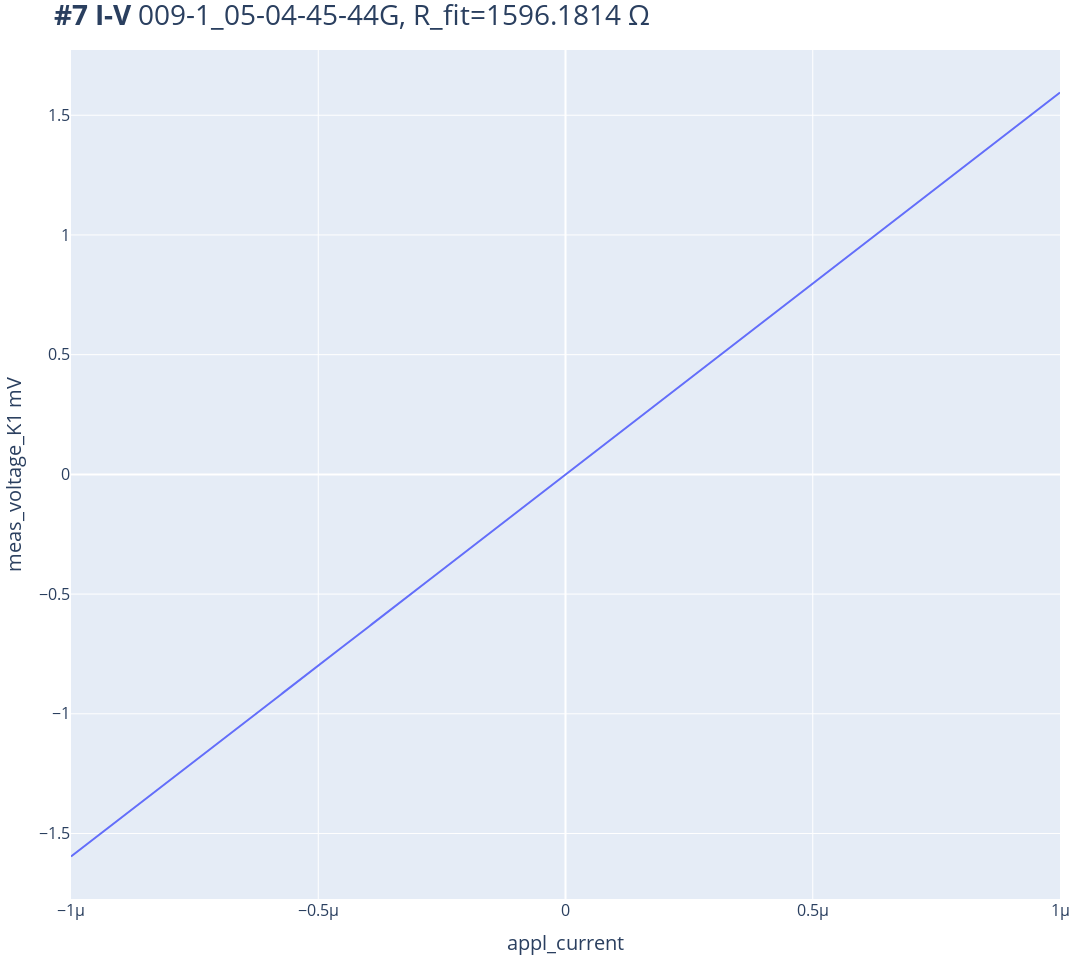
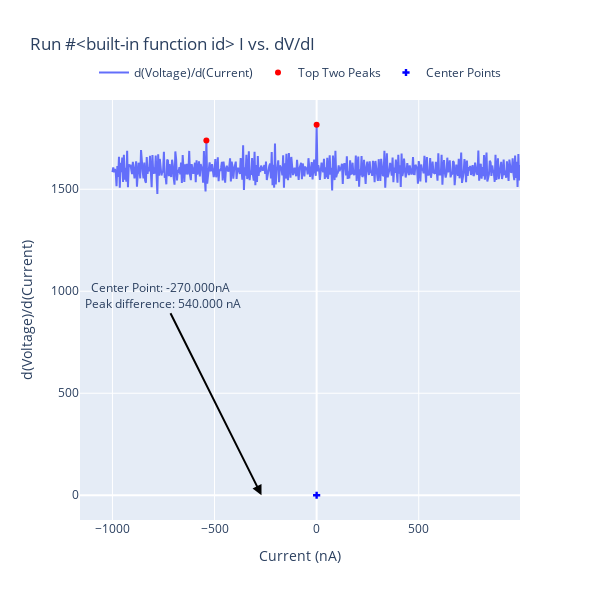

Notebook code for these charts, in order:
### Code cell
I_range=1e-6
K2440.output(1)
appl_current(-I_range) #Limit:1e-5 Amp(1MOhms risistor),1e-6 Amp(10MOhms risistor)
sleep(2)
# station.snapshot(update=True);
exp = qc.new_experiment('I-V', sample_name='009-1_05-04-45-44G')
dataid = do1d(appl_current, -I_range ,I_range, 501, 0.03, meas_voltage_K1)
appl_current(0)
K2440.output(0)

plot_by_id(dataid)
#save_path = r"C:\qcodes\personal_scripts\Albert\104\Plot\104_{}.png".format(dataid)  # Path to save the plot image
#autosave_plot_by_id(dataid, save_path)
print(f"R = {get_R_from_IV(dataid)}")
# dataset = qc.load_by_id(dataid)
IV(dataid)
IV_diff(dataid)

### Figure 1 — Plotly figure (JSON) as saved in the notebook; plotly's stock layout.template omitted (floating-point values rounded to 4 significant figures; data arrays with more than 128 entries replaced by an {"elided": "..."} marker saying what was removed)
{"data": [{"mode": "lines", "name": "Voltage vs. Current", "type": "scatter", "x": {"elided": "501 float values"}, "y": {"elided": "501 float values"}}], "layout": {"height": 960, "margin": {"b": 10, "l": 10, "r": 10, "t": 50}, "title": {"font": {"size": 28}, "text": "<b>#7 I-V</b> 009-1_05-04-45-44G, R_fit=1596.1814 Ω"}, "width": 1080, "xaxis": {"tickfont": {"size": 16}, "title": {"font": {"size": 20}, "text": "appl_current"}}, "yaxis": {"tickfont": {"size": 16}, "title": {"font": {"size": 20}, "text": "meas_voltage_K1 mV"}}}}

### Figure 2 — Plotly figure (JSON) as saved in the notebook; plotly's stock layout.template omitted (floating-point values rounded to 4 significant figures; data arrays with more than 128 entries replaced by an {"elided": "..."} marker saying what was removed)
{"data": [{"mode": "lines", "name": "d(Voltage)/d(Current)", "type": "scatter", "x": {"elided": "500 float values"}, "y": {"elided": "500 float values"}}, {"marker": {"color": "red"}, "mode": "markers", "name": "Top Two Peaks", "type": "scatter", "x": [0, -540], "y": [1816.0, 1739.0]}, {"marker": {"color": "blue", "symbol": "cross"}, "mode": "markers", "name": "Center Points", "type": "scatter", "x": [-2.7e-07], "y": [0]}], "layout": {"annotations": [{"arrowcolor": "black", "arrowhead": 2, "arrowsize": 1, "arrowwidth": 2, "ax": -100, "ay": -200, "showarrow": true, "text": "Center Point: -270.000nA <br> Peak difference: 540.000 nA", "x": -270, "y": 0}], "height": 600, "legend": {"orientation": "h", "x": 0.5, "xanchor": "center", "y": 1.1, "yanchor": "top"}, "title": {"text": "Run #<built-in function id> I vs. dV/dI"}, "width": 600, "xaxis": {"title": {"text": "Current (nA)"}}, "yaxis": {"title": {"text": "d(Voltage)/d(Current)"}}}}
